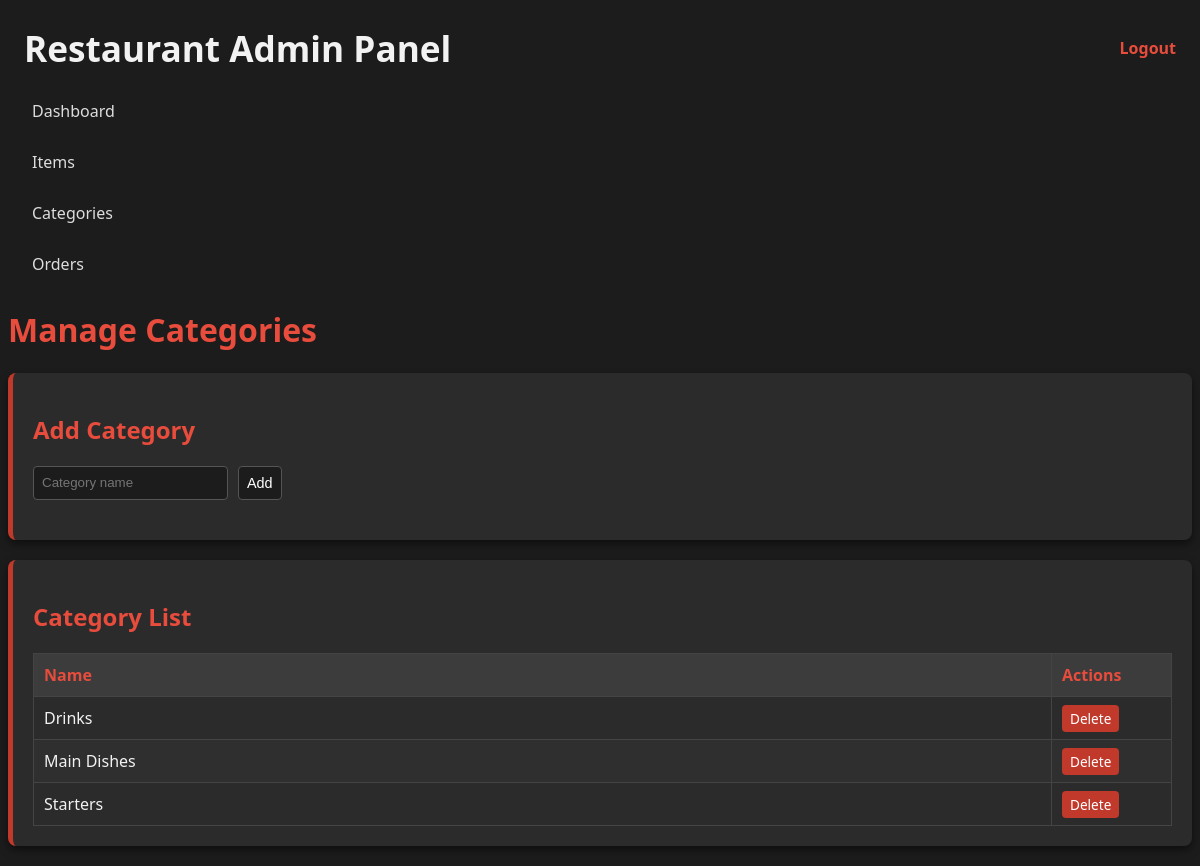
/public/admin/index.php?page=categories (signed in), run on an earlier commit of the app's database.
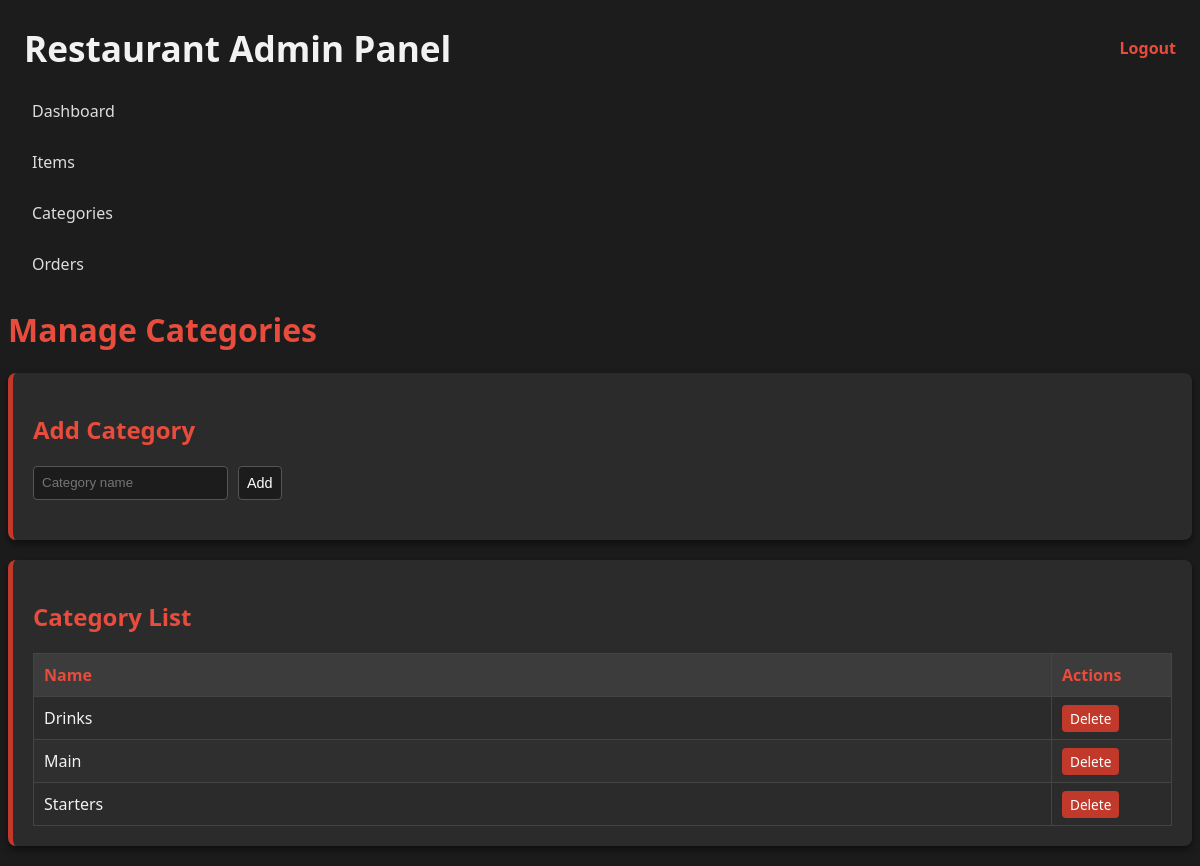
And on a later commit of the database.
### tables this page shows
CREATE TABLE categories (
    id INTEGER PRIMARY KEY AUTOINCREMENT,
    name TEXT NOT NULL
);

### public/admin/index.php (called while the page is built, shortened)
<?php
require __DIR__ . '/includes/header.php';
require __DIR__ . '/includes/sidebar.php';
$page = $_GET['page'] ?? 'dashboard';
require __DIR__ . "/$page.php";

### public/admin/categories.php (the view, shortened to what this page needs)
<?php
require __DIR__ . "/../../src/database.php";
$cats = $pdo->query("SELECT * FROM categories ORDER BY id DESC")->fetchAll(PDO::FETCH_ASSOC);
?>
<div class="main-content">
    <h1 class="page-title">Manage Categories</h1>
    <div class="card">
        <h2>Add Category</h2>
        <form method="POST" class="form-grid">
            <input type="text" name="name" placeholder="Category name" required>
            <button type="submit" name="create" class="btn-primary">Add</button>
        </form>
    </div>
    <div class="card">
        <h2>Category List</h2>
        <table class="table">
            <thead>
                <tr>
                    <th>Name</th>
                    <th style="width:120px;">Actions</th>
                </tr>
            </thead>
            <tbody>
            <?php foreach ($cats as $c): ?>
                <tr>
                    <td><?= htmlspecialchars($c['name']) ?></td>
                    <td>
                        <a href="index.php?page=categories&delete=<?= $c['id'] ?>" onclick="return confirm('Delete category?')" class="btn-danger-small">Delete</a>
                    </td>
                </tr>
            <?php endforeach; ?>
            </tbody>
        </table>
    </div>
</div>

What changed in the data, as far as the page shows it:
changed categories: name "Main Dishes" → "Main"
